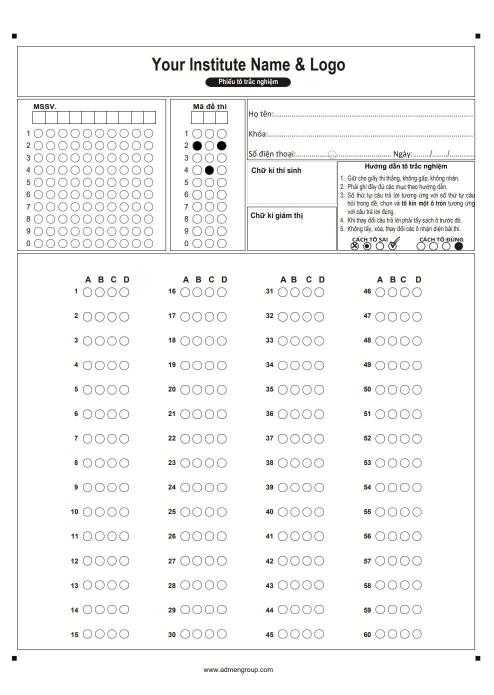
#> input picture Image/paper - Copy.jfif, 988 x 1390 px (shown at 1/2 size)
$ jupyter execute --allow-errors OMR.ipynb
#> lines starting #> are read from the running program, lines starting #| are printed output that depends on the picture; after the words box and inside, x2 and y2 are one past the last pixel; in counts of white or black regions, pixels touching at a corner belong together
### Step 1: Edge detection with canny
Lý do: Ta cần phát hiện cạnh để tách biệt các vật thể + loại bỏ nhiễu, giúp cho việc nhận diện dễ dàng hơn

[cell 1]
from imutils.perspective import four_point_transform
from imutils import contours
import numpy as np
import imutils
import cv2

orig = cv2.imread("Image/paper - Copy.jfif")
#> orig is the input picture: shape (1390, 988, 3); mean B, G, R 245.6, 245.8, 245.8
image = orig.copy()
image = imutils.resize(image, height=1500)

[cell 2]
# gray it
gray = cv2.cvtColor(image, cv2.COLOR_BGR2GRAY)
# blur it
gray_blur = cv2.GaussianBlur(gray, (5, 5), 0)
gray_blur_little = cv2.GaussianBlur(gray, (3, 3), 0)

# canny edge detection
# Có Sobel và Prewitt nữa nhưng mà chúng nó nhạy cảm hơn với nhiễu + xử lý tương phản thấp ko tốt
# Canny threshold: nếu pixel < low thì bị loại bỏ, > high chắc chắn được giữ, nếu nằm giữa thì xem xét nó có liên kết với một strong edge không
edged = cv2.Canny(gray_blur, 20, 50)
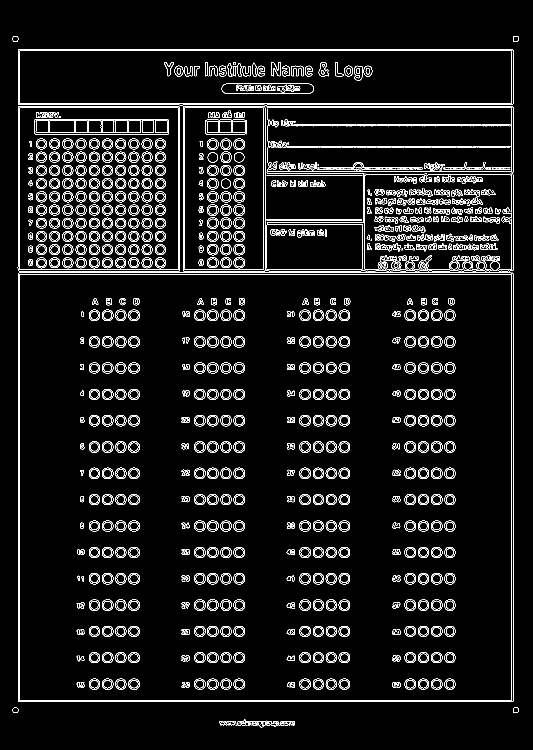
#> edged: shape (1500, 1066) (shown at 1/2 size); 6.2% white in thin lines or dots, all inside (x1, y1, x2, y2) = (25, 72, 1037, 1455)

cv2.imshow("canny", imutils.resize(edged, height=700))
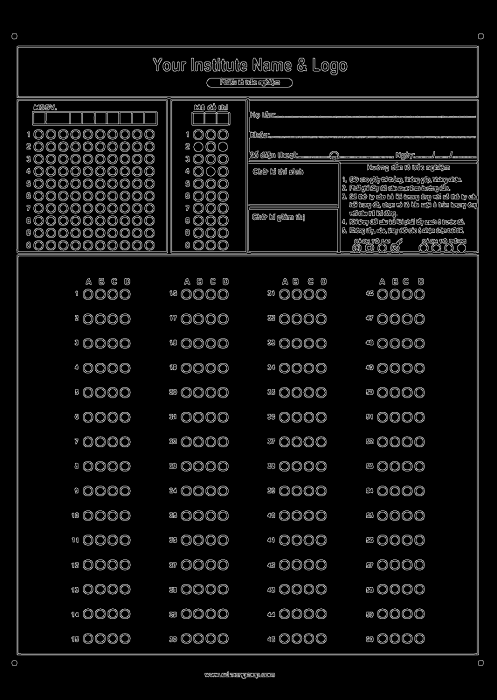
#> window 'canny': shape (700, 497); min 0, max 210, mean 15.8
cv2.waitKey(0)
cv2.destroyAllWindows()

### Step 2: Apply a perspective transform to extract the top-down, birds-eye-view of the exam.

#### 2.1: Find contour of exam code

[cell 3]
'''
contours_outer_edge = cv2.findContours(edged.copy(), cv2.RETR_EXTERNAL, cv2.CHAIN_APPROX_SIMPLE)
contours_outer_edge = imutils.grab_contours(contours_outer_edge)
sheetCnts = None
count = 0
if len(contours_outer_edge) > 0:
    contours_outer_edge = sorted(contours_outer_edge, key=cv2.contourArea, reverse=True)
    for c in contours_outer_edge:
        # calc the perimeter
        peri = cv2.arcLength(c, True)
        approx = cv2.approxPolyDP(c, 0.05*peri, True)
        if len(approx) == 4:
            count += 1
            sheetCnts = approx
            cv2.drawContours(image, [sheetCnts], -1, (0, 255, 0), 2)
            cv2.imshow("point", imutils.resize(image, height=700))
            cv2.waitKey(0)
            cv2.destroyAllWindows()
            break
'''

[cell 4]
contours_outer_edge = cv2.findContours(edged.copy(), cv2.RETR_EXTERNAL, cv2.CHAIN_APPROX_SIMPLE)
#> contours_outer_edge = 302 contours, 197 with area under 20; largest, box (x1, y1, x2, y2) and area: (36, 545, 1027, 1404) 849414, (36, 98, 1027, 211) 109896, (35, 212, 360, 543) 106586, (366, 212, 531, 543) 54114, (562, 238, 1021, 253) 1067
contours_outer_edge = imutils.grab_contours(contours_outer_edge)
sheetCnts = []
count = 0

if len(contours_outer_edge) > 2:  # Thay đổi này để đảm bảo rằng có ít nhất 2 đường viền
    contours_outer_edge = sorted(contours_outer_edge, key=cv2.contourArea, reverse=True)
    for c in contours_outer_edge:
        peri = cv2.arcLength(c, True)
        approx = cv2.approxPolyDP(c, 0.05 * peri, True)
        if len(approx) == 4:
            count += 1
            sheetCnts.append(approx)
            cv2.drawContours(image, [approx], -1, (0, 255, 0), 2)
            if count == 3:  # Thoát vòng lặp sau khi tìm thấy đường viền lớn thứ hai
                break
#> this loop made 4 passes
#> (peri, approx) on passes 1 to 4: (3694.5, [[36, 546], [37, 1403], [1026, 1402], [1025, 545]]), (2202.7, [[36, 99], [1026, 207]]), (1303.9, [[36, 213], [36, 541], [358, 542], [358, 213]]), (985.1, [[368, 212], [366, 541], [529, 542], [530, 215]])
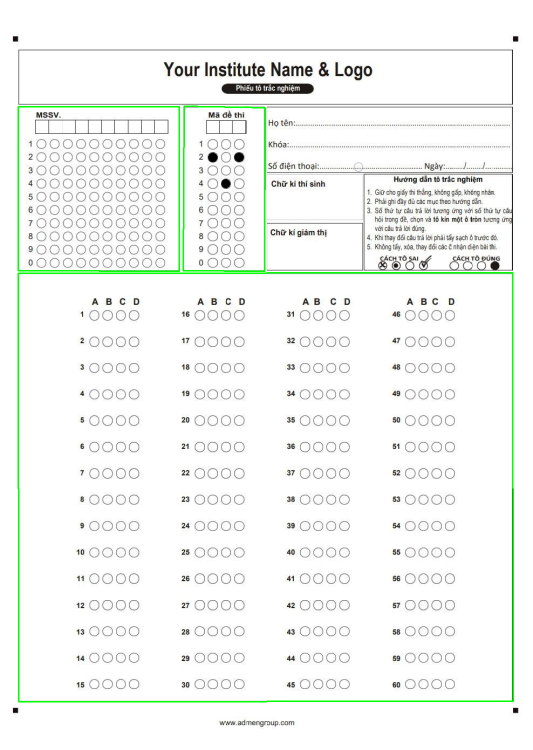
#> image: shape (1500, 1066, 3) (shown at 1/2 size); mean B, G, R 243.4, 246.5, 243.6
#> after the loop, count = 3; sheetCnts = 3 contours; box (x1, y1, x2, y2) and area: (36, 545, 1027, 1404) 847574, (36, 213, 359, 543) 105777, (366, 212, 531, 543) 53303

cv2.imshow("point", imutils.resize(image, height=700))
cv2.waitKey(0)
cv2.destroyAllWindows()

#### 2.2 Apply four_point_transform to display bird's eyes view (top-down)

[cell 5]
exam_code = four_point_transform(image, sheetCnts[2].reshape(4, 2))

warped_code = four_point_transform(gray_blur_little, sheetCnts[2].reshape(4,2))

cv2.imshow("bird eye", imutils.resize(warped_code, height=700))
cv2.waitKey(0)
cv2.destroyAllWindows()

#### 2.3 Using highpass (Laplacian) to sharpen image including contour and change image into binary

[cell 6]
# Define the Laplacian kernel for sharpening
kernel = np.array([
    [0, 1, 0],
    [1, -4, 1],
    [0, 1, 0]
])

# Apply the Laplacian filter for sharpening
sharpend = cv2.filter2D(warped_code, -1, kernel)
warped_code = warped_code + sharpend

thresh_exam_code = cv2.adaptiveThreshold(
    warped_code, 255, cv2.ADAPTIVE_THRESH_GAUSSIAN_C, cv2.THRESH_BINARY_INV, 11, 2)
#> thresh_exam_code: shape (329, 163); 19.4% white; 158 white regions (107 under 20 px)
cv2.imshow("thresh", imutils.resize(thresh_exam_code, height=700))
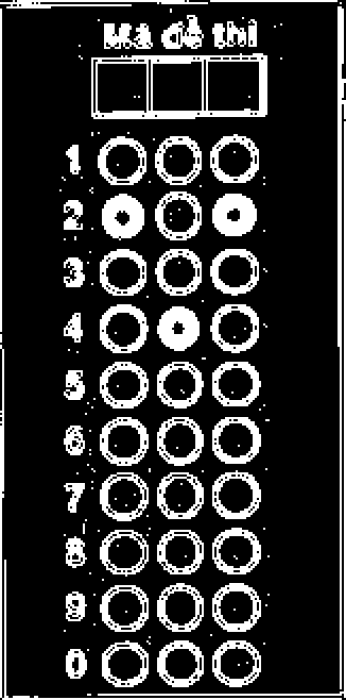
#> window 'thresh': shape (700, 346); min 0, max 255, mean 49.3
cv2.waitKey(0)
cv2.destroyAllWindows()

[cell 7]
# vẽ viền cho tất cả để xác nhận lại viền có đúng không
cnts = cv2.findContours(thresh_exam_code.copy(), cv2.RETR_EXTERNAL, cv2.CHAIN_APPROX_SIMPLE)
#> cnts = 127 contours, 79 with area under 20; largest, box (x1, y1, x2, y2) and area: (43, 25, 126, 56) 2333, (99, 63, 122, 86) 398, (100, 274, 123, 297) 397, (47, 143, 70, 166) 396, (46, 64, 69, 87) 396
cnts = imutils.grab_contours(cnts)
print(len(cnts))
#| 127
cv2.drawContours(warped_code, cnts, -1, (0, 255, 0), 1)
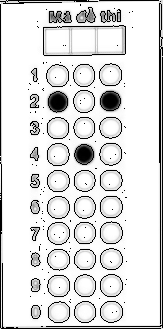
#> warped_code: shape (329, 163); min 0, max 255, mean 222.5
cv2.imshow('thresh_exam_code', imutils.resize(warped_code, height=700))
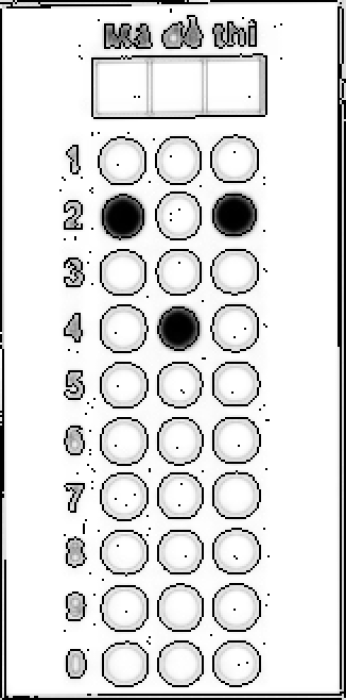
#> window 'thresh_exam_code': shape (700, 346); min 0, max 255, mean 222.5
cv2.waitKey(0)
cv2.destroyAllWindows()

#### 2.4 find contours of exam code and get it

[cell 8]
# Tô các ô đề thi
exam_codes = []
print(len(cnts))
#| 127
for c in cnts:
    (x, y, w, h) = cv2.boundingRect(c)
    ar = w / float(h)
    if (y>=20) and (w >= 15 and h >= 15) and (w <= 50 and h <= 50) and ar >= 0.7 and ar <= 1.3:
        exam_codes.append(c)
#> this loop made 127 passes
#> (x, y, w, h, ar) on passes 2, 3, 4, 5, 6, 8, 9, 10, 11, 12, 13, 14: (41, 305, 1, 1, 1), (31, 305, 10, 14, 0.714), (124, 302, 1, 1, 1), (100, 301, 23, 22, 1.05), (74, 301, 22, 22, 1), (48, 301, 22, 22, 1), (70, 299, 1, 1, 1), (99, 298, 1, 1, 1), (30, 296, 1, 1, 1), (44, 293, 1, 1, 1), (125, 284, 1, 1, 1), (126, 279, 1, 1, 1)
#> (c, x, y, w, h, ar) on passes 1, 7, 32, 44, 45, 51: ([[41, 326], [42, 326]], 41, 326, 2, 1, 2), ([[69, 301], [70, 302]], 69, 301, 2, 2, 1), ([[39, 246], [39, 250]], 39, 246, 1, 5, 0.2), ([[70, 220], [70, 221]], 70, 220, 1, 2, 0.5), ([[43, 220], [44, 221]], 43, 220, 2, 2, 1), ([[125, 197], [126, 197]], 125, 197, 2, 1, 2)
#> after the loop, exam_codes = 30 contours; largest, box (x1, y1, x2, y2) and area: (99, 63, 122, 86) 398, (100, 274, 123, 297) 397, (47, 143, 70, 166) 396, (46, 64, 69, 87) 396, (47, 196, 70, 219) 395
print(len(exam_codes))
#| 30


cv2.drawContours(exam_code, exam_codes, -1, (255, 0, 0), 1)
#> exam_code: shape (329, 163, 3); mean B, G, R 229.7, 230.2, 221
cv2.imshow('exam code', imutils.resize(exam_code, height=700))
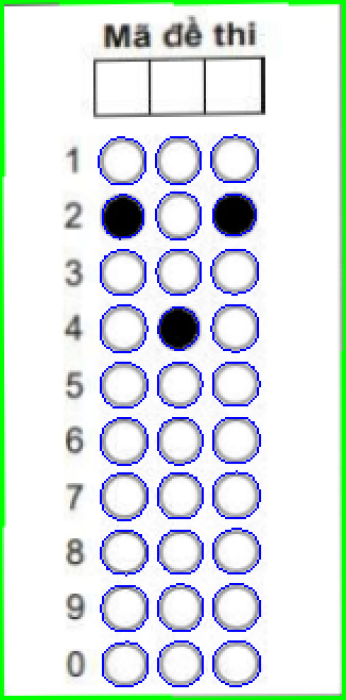
#> window 'exam code': shape (700, 346, 3); mean B, G, R 229.7, 230.2, 220.9
cv2.waitKey(0)
cv2.destroyAllWindows()

[cell 9]
# Get exam code via painted bubble
examcodeCnts = contours.sort_contours(exam_codes, method="top-to-bottom")[0]
#> examcodeCnts has the same summary as exam_codes

examcodeCnts_ordered = []
for i in np.arange(0, len(examcodeCnts), 3):
        ordered_exam = contours.sort_contours(examcodeCnts[i:i+3])[0]
        for q in ordered_exam:
             examcodeCnts_ordered.append(q)
#> this loop made 10 passes
#> i on passes 2 to 10: 3, 6, 9, 12, 15, 18, 21, 24, 27
#> after the loop, examcodeCnts_ordered has the same summary as exam_codes

print(len(examcodeCnts_ordered))
#| 30

[cell 10]
code = [0, 0, 0]  # Sử dụng danh sách thay vì chuỗi để lưu trữ các giá trị mã đề
ordered_code = []
# Sắp xếp các contours cho chỉ số hàng hiện tại từ trái sang phải, sau đó khởi tạo chỉ số của ô mã đề đã được tô
# cnts = contours.sort_contours(examcodeCnts_ordered[i:i + 3])[0]

bubbled = [-1, -1]
# Lặp qua các contours của từng ô mã đề
for (q, i) in enumerate(np.arange(0, len(examcodeCnts_ordered))):
    mask = np.zeros(thresh_exam_code.shape, dtype="uint8")
    cv2.drawContours(mask, examcodeCnts_ordered[i], -1, 255, -1)

    kernel = np.ones((10, 10), np.uint8)
    mask = cv2.dilate(mask, kernel, iterations=1)

    # Áp dụng mask vào ảnh threshold, sau đó đếm số lượng pixel khác không trong vùng bubble
    mask = cv2.bitwise_and(thresh_exam_code, thresh_exam_code, mask=mask)

    total = cv2.countNonZero(mask)
    ordered_code.append(total)
    print(total, " - ", q)
#> this loop made 30 passes
#> total on passes 1 to 12: 222, 233, 217, 298, 226, 300, 215, 208, 221, 237, 285, 228
#| 222  -  0
#| 233  -  1
#| 217  -  2
#| 298  -  3
#| 226  -  4
#| 300  -  5
#| 215  -  6
#| 208  -  7
#> (further printed lines are left out)
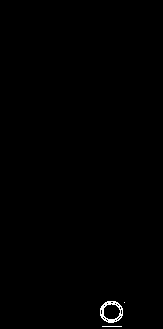
#> mask: shape (329, 163); 0.4% white in thin lines or dots, all inside (x1, y1, x2, y2) = (100, 301, 125, 327)
#> after the loop, ordered_code = 30 values, max 300 at index 5, min 190 at index 21, mean 226

sorted_indexes = sorted(range(len(ordered_code)), key=lambda i: ordered_code[i], reverse=True)[:3]
#> sorted_indexes = [5, 3, 10]
print(len(sorted_indexes))
#| 3
print(sorted_indexes)
#| [5, 3, 10]
for q in sorted_indexes:
        # Cập nhật giá trị mã đề tương ứng
    if q in [0, 3, 6, 9, 12, 15, 18, 21, 24, 27]:
        code[0] += (int(q / 3) + 1) % 10
    elif q in [1, 4, 7, 10, 13, 16, 19, 22, 25, 28]:
        code[1] += (int(q / 3) + 1) % 10
    elif q in [2, 5, 8, 11, 14, 17, 20, 23, 26, 29]:
        code[2] += (int(q / 3) + 1) % 10
#> this loop made 3 passes
#> q on passes 1 to 3: 5, 3, 10
#> after the loop, code = [2, 4, 2]
# Chuyển danh sách code thành chuỗi và in ra
code = int(''.join(str(x) for x in code))
print(code)
#| 242

#### 2.5: Find contour of answer sheet

[cell 11]
'''
paper = four_point_transform(image, sheetCnts.reshape(4, 2))
warped = four_point_transform(gray_blur, sheetCnts.reshape(4,2))
cv2.imshow("bird", imutils.resize(paper, height=700))
cv2.waitKey(0)
cv2.destroyAllWindows()
'''

[cell 12]
paper = four_point_transform(image, sheetCnts[0].reshape(4, 2))
warped = four_point_transform(gray_blur, sheetCnts[0].reshape(4,2))
cv2.imshow("bird", imutils.resize(paper, height=700))
cv2.waitKey(0)
cv2.destroyAllWindows()

### Step 3: Extract the set of bubbles (i.e., the possible answer choices) from the perspective transformed exam.

[cell 13]
thresh = cv2.adaptiveThreshold(
    warped, 255, cv2.ADAPTIVE_THRESH_GAUSSIAN_C, cv2.THRESH_BINARY_INV, 11, 2)
#> thresh: shape (857, 989); 7.7% white; 474 white regions (125 under 20 px)
cv2.imshow("thresh", imutils.resize(thresh, height=700))
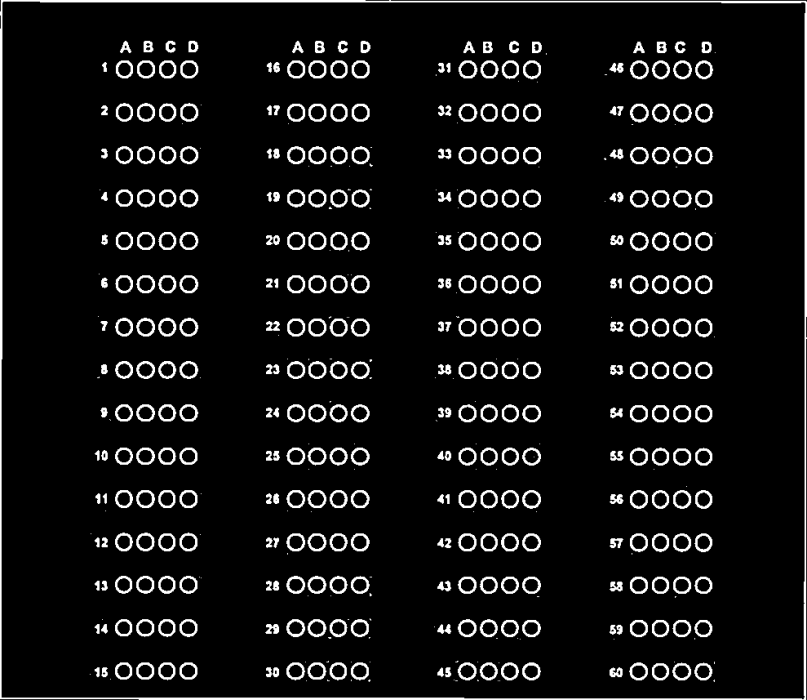
#> window 'thresh': shape (700, 807); min 0, max 255, mean 19.6
cv2.waitKey(0)
cv2.destroyAllWindows()

[cell 14]
# vẽ viền cho tất cả để xác nhận lại viền có đúng không
cnts = cv2.findContours(thresh.copy(), cv2.RETR_EXTERNAL, cv2.CHAIN_APPROX_SIMPLE)
#> cnts = 1 contour; box (x1, y1, x2, y2) and area: (0, 0, 989, 857) 844524
cnts = imutils.grab_contours(cnts)
print(len(cnts))
#| 1

cv2.drawContours(warped, cnts, -1, (0, 255, 0), 1)
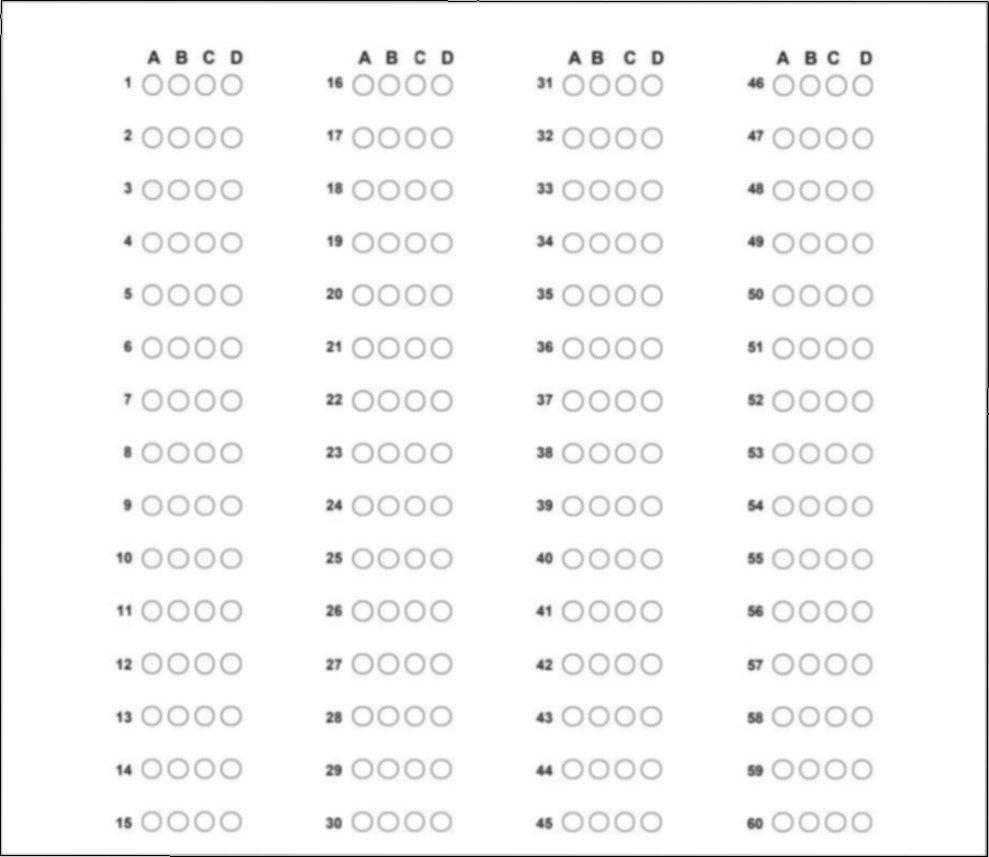
#> warped: shape (857, 989); min 0, max 255, mean 247.5
cv2.imshow('thres', imutils.resize(warped, height=700))
cv2.waitKey(0)
cv2.destroyAllWindows()

[cell 15]
# Tô các đáp án (mỗi câu 4 đáp án)
questions = []
print(len(cnts))
#| 1
for c in cnts:
    (x, y, w, h) = cv2.boundingRect(c)
    ar = w / float(h)
    if (w >= 15 and h >= 15) and (w <= 50 and h <= 50) and ar >= 0.7 and ar <= 1.3:
        questions.append(c)
#> this loop made 1 pass
#> (x, y, w, h, ar) on pass 1: (0, 0, 989, 857, 1.15)
#> after the loop, questions = []
print(len(questions))
#| 0


cv2.drawContours(paper, questions, -1, (255, 0, 0), 1)
cv2.imshow('questions', imutils.resize(paper, height=700))
cv2.waitKey(0)
cv2.destroyAllWindows()

### Step 4: Get answer list, get question contours and arrange them to mark

#### 4.1 Get question index and answer key respetively

[cell 16]
import os
from tkinter import filedialog
from openpyxl import load_workbook
# Create an empty dictionary to store answers
answers_dict = {}
def get_answer_indices(excel_path):
    # Load the workbook and select the active worksheet
    workbook = load_workbook(excel_path)
    sheet = workbook.active

    # Create a dictionary to map letters to indices
    answer_map = {'A': 0, 'B': 1, 'C': 2, 'D': 3, 'E': 4}

    # Create a list to store the answer indices
    answer_indices = []

    # Assuming the first column has question numbers and the second has answers
    for row in sheet.iter_rows(min_row=1):  # Skip the header row
        answer_letter = row[1].value
        # Convert the letter to an index using the answer_map
        answer_index = answer_map.get(answer_letter, -1)  # Default to -1 if not found
        answer_indices.append(answer_index)

    return answer_indices

def read_answers_in_directory(directory_path):
    # Get a list of all files in the directory
    for filename in os.listdir(directory_path):
        if filename.endswith(".xlsx"):
            file_path = os.path.join(directory_path, filename)
            # Extract the exam code from the filename
            ma_de = filename.split(".xlsx")[0]
            answer_indices = get_answer_indices(file_path)
            answers_dict[ma_de] = answer_indices

    return answers_dict

def choose_directory():
    # Prompt the user to select a directory
    directory_path = filedialog.askdirectory()
#> the answer given: Image
    return directory_path

# Example usage
directory_path = choose_directory()
if directory_path:
    answers_dict = read_answers_in_directory(directory_path)
    print("Answers for each exam code':")
    for ma_de, answer_indices in answers_dict.items():
        print(f"{ma_de}: {answer_indices}")
else:
    print("No directory selected.")

[cell 17]
# Answer Key
print(code)
#| 242
ques = [i for i in range(60)]
#> ques = 60 values from 0 to 59
for ma_de, answer_indices in answers_dict.items():
    if code == int(ma_de):
        opts = answer_indices
#> (the rest of this cell did not finish here and is left out)
